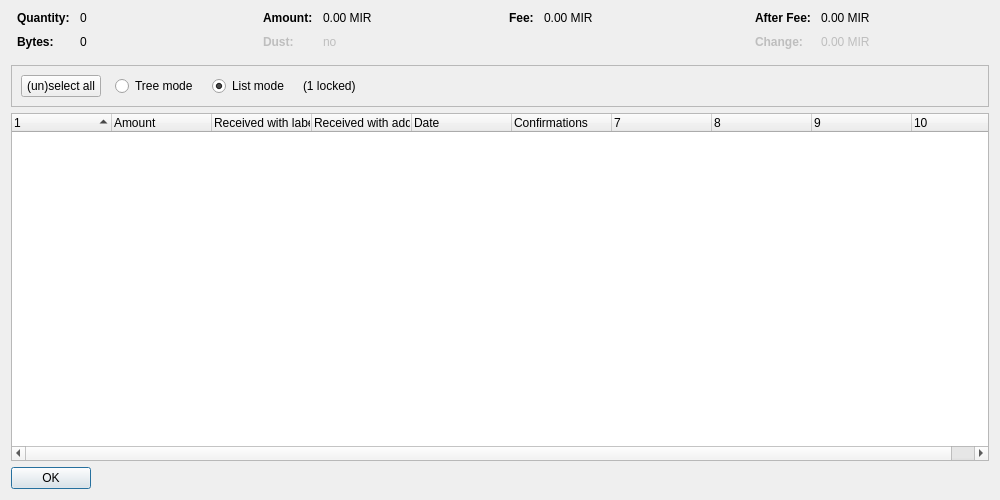
<?xml version="1.0" encoding="UTF-8"?>
<ui version="4.0">
 <class>CoinControlDialog</class>
 <widget class="QDialog" name="CoinControlDialog">
  <property name="geometry">
   <rect>
    <x>0</x>
    <y>0</y>
    <width>1000</width>
    <height>500</height>
   </rect>
  </property>
  <property name="windowTitle">
   <string>Coin Selection</string>
  </property>
  <layout class="QVBoxLayout" name="verticalLayout">
   <item>
    <layout class="QHBoxLayout" name="horizontalLayoutTop" stretch="0,0,0,0">
     <property name="topMargin">
      <number>0</number>
     </property>
     <property name="bottomMargin">
      <number>10</number>
     </property>
     <item>
      <layout class="QFormLayout" name="formLayoutCoinControl1">
       <property name="horizontalSpacing">
        <number>10</number>
       </property>
       <property name="verticalSpacing">
        <number>10</number>
       </property>
       <property name="leftMargin">
        <number>6</number>
       </property>
       <property name="rightMargin">
        <number>6</number>
       </property>
       <item row="0" column="0">
        <widget class="QLabel" name="labelCoinControlQuantityText">
         <property name="font">
          <font>
           <weight>75</weight>
           <bold>true</bold>
          </font>
         </property>
         <property name="text">
          <string>Quantity:</string>
         </property>
        </widget>
       </item>
       <item row="0" column="1">
        <widget class="QLabel" name="labelCoinControlQuantity">
         <property name="cursor">
          <cursorShape>IBeamCursor</cursorShape>
         </property>
         <property name="contextMenuPolicy">
          <enum>Qt::ActionsContextMenu</enum>
         </property>
         <property name="text">
          <string notr="true">0</string>
         </property>
         <property name="textInteractionFlags">
          <set>Qt::LinksAccessibleByMouse|Qt::TextSelectableByKeyboard|Qt::TextSelectableByMouse</set>
         </property>
        </widget>
       </item>
       <item row="1" column="0">
        <widget class="QLabel" name="labelCoinControlBytesText">
         <property name="font">
          <font>
           <weight>75</weight>
           <bold>true</bold>
          </font>
         </property>
         <property name="text">
          <string>Bytes:</string>
         </property>
        </widget>
       </item>
       <item row="1" column="1">
        <widget class="QLabel" name="labelCoinControlBytes">
         <property name="cursor">
          <cursorShape>IBeamCursor</cursorShape>
         </property>
         <property name="contextMenuPolicy">
          <enum>Qt::ActionsContextMenu</enum>
         </property>
         <property name="text">
          <string notr="true">0</string>
         </property>
         <property name="textInteractionFlags">
          <set>Qt::LinksAccessibleByMouse|Qt::TextSelectableByKeyboard|Qt::TextSelectableByMouse</set>
         </property>
        </widget>
       </item>
      </layout>
     </item>
     <item>
      <layout class="QFormLayout" name="formLayoutCoinControl2">
       <property name="horizontalSpacing">
        <number>10</number>
       </property>
       <property name="verticalSpacing">
        <number>10</number>
       </property>
       <property name="leftMargin">
        <number>6</number>
       </property>
       <property name="rightMargin">
        <number>6</number>
       </property>
       <item row="0" column="0">
        <widget class="QLabel" name="labelCoinControlAmountText">
         <property name="font">
          <font>
           <weight>75</weight>
           <bold>true</bold>
          </font>
         </property>
         <property name="text">
          <string>Amount:</string>
         </property>
        </widget>
       </item>
       <item row="0" column="1">
        <widget class="QLabel" name="labelCoinControlAmount">
         <property name="cursor">
          <cursorShape>IBeamCursor</cursorShape>
         </property>
         <property name="contextMenuPolicy">
          <enum>Qt::ActionsContextMenu</enum>
         </property>
         <property name="text">
          <string notr="true">0.00 MIR</string>
         </property>
         <property name="textInteractionFlags">
          <set>Qt::LinksAccessibleByMouse|Qt::TextSelectableByKeyboard|Qt::TextSelectableByMouse</set>
         </property>
        </widget>
       </item>
       <item row="1" column="0">
        <widget class="QLabel" name="labelCoinControlLowOutputText">
         <property name="enabled">
          <bool>false</bool>
         </property>
         <property name="font">
          <font>
           <weight>75</weight>
           <bold>true</bold>
          </font>
         </property>
         <property name="text">
          <string>Dust:</string>
         </property>
        </widget>
       </item>
       <item row="1" column="1">
        <widget class="QLabel" name="labelCoinControlLowOutput">
         <property name="enabled">
          <bool>false</bool>
         </property>
         <property name="cursor">
          <cursorShape>IBeamCursor</cursorShape>
         </property>
         <property name="contextMenuPolicy">
          <enum>Qt::ActionsContextMenu</enum>
         </property>
         <property name="text">
          <string notr="true">no</string>
         </property>
         <property name="textInteractionFlags">
          <set>Qt::LinksAccessibleByMouse|Qt::TextSelectableByKeyboard|Qt::TextSelectableByMouse</set>
         </property>
        </widget>
       </item>
      </layout>
     </item>
     <item>
      <layout class="QFormLayout" name="formLayoutCoinControl3">
       <property name="horizontalSpacing">
        <number>10</number>
       </property>
       <property name="verticalSpacing">
        <number>10</number>
       </property>
       <property name="leftMargin">
        <number>6</number>
       </property>
       <property name="rightMargin">
        <number>6</number>
       </property>
       <item row="0" column="0">
        <widget class="QLabel" name="labelCoinControlFeeText">
         <property name="font">
          <font>
           <weight>75</weight>
           <bold>true</bold>
          </font>
         </property>
         <property name="text">
          <string>Fee:</string>
         </property>
        </widget>
       </item>
       <item row="0" column="1">
        <widget class="QLabel" name="labelCoinControlFee">
         <property name="cursor">
          <cursorShape>IBeamCursor</cursorShape>
         </property>
         <property name="contextMenuPolicy">
          <enum>Qt::ActionsContextMenu</enum>
         </property>
         <property name="text">
          <string notr="true">0.00 MIR</string>
         </property>
         <property name="textInteractionFlags">
          <set>Qt::LinksAccessibleByMouse|Qt::TextSelectableByKeyboard|Qt::TextSelectableByMouse</set>
         </property>
        </widget>
       </item>
      </layout>
     </item>
     <item>
      <layout class="QFormLayout" name="formLayoutCoinControl4">
       <property name="horizontalSpacing">
        <number>10</number>
       </property>
       <property name="verticalSpacing">
        <number>10</number>
       </property>
       <property name="leftMargin">
        <number>6</number>
       </property>
       <property name="rightMargin">
        <number>6</number>
       </property>
       <item row="0" column="0">
        <widget class="QLabel" name="labelCoinControlAfterFeeText">
         <property name="font">
          <font>
           <weight>75</weight>
           <bold>true</bold>
          </font>
         </property>
         <property name="text">
          <string>After Fee:</string>
         </property>
        </widget>
       </item>
       <item row="0" column="1">
        <widget class="QLabel" name="labelCoinControlAfterFee">
         <property name="cursor">
          <cursorShape>IBeamCursor</cursorShape>
         </property>
         <property name="contextMenuPolicy">
          <enum>Qt::ActionsContextMenu</enum>
         </property>
         <property name="text">
          <string notr="true">0.00 MIR</string>
         </property>
         <property name="textInteractionFlags">
          <set>Qt::LinksAccessibleByMouse|Qt::TextSelectableByKeyboard|Qt::TextSelectableByMouse</set>
         </property>
        </widget>
       </item>
       <item row="1" column="0">
        <widget class="QLabel" name="labelCoinControlChangeText">
         <property name="enabled">
          <bool>false</bool>
         </property>
         <property name="font">
          <font>
           <weight>75</weight>
           <bold>true</bold>
          </font>
         </property>
         <property name="text">
          <string>Change:</string>
         </property>
        </widget>
       </item>
       <item row="1" column="1">
        <widget class="QLabel" name="labelCoinControlChange">
         <property name="enabled">
          <bool>false</bool>
         </property>
         <property name="cursor">
          <cursorShape>IBeamCursor</cursorShape>
         </property>
         <property name="contextMenuPolicy">
          <enum>Qt::ActionsContextMenu</enum>
         </property>
         <property name="text">
          <string notr="true">0.00 MIR</string>
         </property>
         <property name="textInteractionFlags">
          <set>Qt::LinksAccessibleByMouse|Qt::TextSelectableByKeyboard|Qt::TextSelectableByMouse</set>
         </property>
        </widget>
       </item>
      </layout>
     </item>
    </layout>
   </item>
   <item>
    <widget class="QFrame" name="frame">
     <property name="minimumSize">
      <size>
       <width>0</width>
       <height>40</height>
      </size>
     </property>
     <property name="frameShape">
      <enum>QFrame::StyledPanel</enum>
     </property>
     <property name="frameShadow">
      <enum>QFrame::Sunken</enum>
     </property>
     <layout class="QHBoxLayout" name="horizontalLayout">
      <item>
       <layout class="QHBoxLayout" name="horizontalLayoutPanel" stretch="0,0,0,0,0">
        <property name="spacing">
         <number>14</number>
        </property>
        <item>
         <widget class="QPushButton" name="pushButtonSelectAll">
          <property name="sizePolicy">
           <sizepolicy hsizetype="Maximum" vsizetype="Fixed">
            <horstretch>0</horstretch>
            <verstretch>0</verstretch>
           </sizepolicy>
          </property>
          <property name="text">
           <string>(un)select all</string>
          </property>
          <property name="autoDefault">
           <bool>false</bool>
          </property>
         </widget>
        </item>
        <item>
         <widget class="QRadioButton" name="radioTreeMode">
          <property name="sizePolicy">
           <sizepolicy hsizetype="Maximum" vsizetype="Fixed">
            <horstretch>0</horstretch>
            <verstretch>0</verstretch>
           </sizepolicy>
          </property>
          <property name="text">
           <string>Tree mode</string>
          </property>
         </widget>
        </item>
        <item>
         <widget class="QRadioButton" name="radioListMode">
          <property name="sizePolicy">
           <sizepolicy hsizetype="Maximum" vsizetype="Fixed">
            <horstretch>0</horstretch>
            <verstretch>0</verstretch>
           </sizepolicy>
          </property>
          <property name="text">
           <string>List mode</string>
          </property>
          <property name="checked">
           <bool>true</bool>
          </property>
         </widget>
        </item>
        <item>
         <widget class="QLabel" name="labelLocked">
          <property name="text">
           <string notr="true">(1 locked)</string>
          </property>
         </widget>
        </item>
        <item>
         <spacer name="horizontalSpacer">
          <property name="orientation">
           <enum>Qt::Horizontal</enum>
          </property>
          <property name="sizeHint" stdset="0">
           <size>
            <width>40</width>
            <height>20</height>
           </size>
          </property>
         </spacer>
        </item>
       </layout>
      </item>
     </layout>
    </widget>
   </item>
   <item>
    <widget class="CoinControlTreeWidget" name="treeWidget">
     <property name="contextMenuPolicy">
      <enum>Qt::CustomContextMenu</enum>
     </property>
     <property name="sortingEnabled">
      <bool>false</bool>
     </property>
     <property name="columnCount">
      <number>10</number>
     </property>
     <attribute name="headerShowSortIndicator" stdset="0">
      <bool>true</bool>
     </attribute>
     <attribute name="headerStretchLastSection">
      <bool>false</bool>
     </attribute>
     <column>
      <property name="text">
       <string/>
      </property>
     </column>
     <column>
      <property name="text">
       <string>Amount</string>
      </property>
     </column>
     <column>
      <property name="text">
       <string>Received with label</string>
      </property>
     </column>
     <column>
      <property name="text">
       <string>Received with address</string>
      </property>
     </column>
     <column>
      <property name="text">
       <string>Date</string>
      </property>
     </column>
     <column>
      <property name="text">
       <string>Confirmations</string>
      </property>
      <property name="toolTip">
       <string>Confirmed</string>
      </property>
     </column>
     <column>
      <property name="text">
       <string/>
      </property>
     </column>
     <column>
      <property name="text">
       <string/>
      </property>
     </column>
     <column>
      <property name="text">
       <string/>
      </property>
     </column>
     <column>
      <property name="text">
       <string/>
      </property>
     </column>
    </widget>
   </item>
   <item>
    <widget class="QDialogButtonBox" name="buttonBox">
     <property name="sizePolicy">
      <sizepolicy hsizetype="Maximum" vsizetype="Fixed">
       <horstretch>0</horstretch>
       <verstretch>0</verstretch>
      </sizepolicy>
     </property>
     <property name="orientation">
      <enum>Qt::Horizontal</enum>
     </property>
     <property name="standardButtons">
      <set>QDialogButtonBox::Ok</set>
     </property>
    </widget>
   </item>
  </layout>
 </widget>
 <customwidgets>
  <customwidget>
   <class>CoinControlTreeWidget</class>
   <extends>QTreeWidget</extends>
   <header>coincontroltreewidget.h</header>
  </customwidget>
 </customwidgets>
 <resources/>
 <connections/>
</ui>
